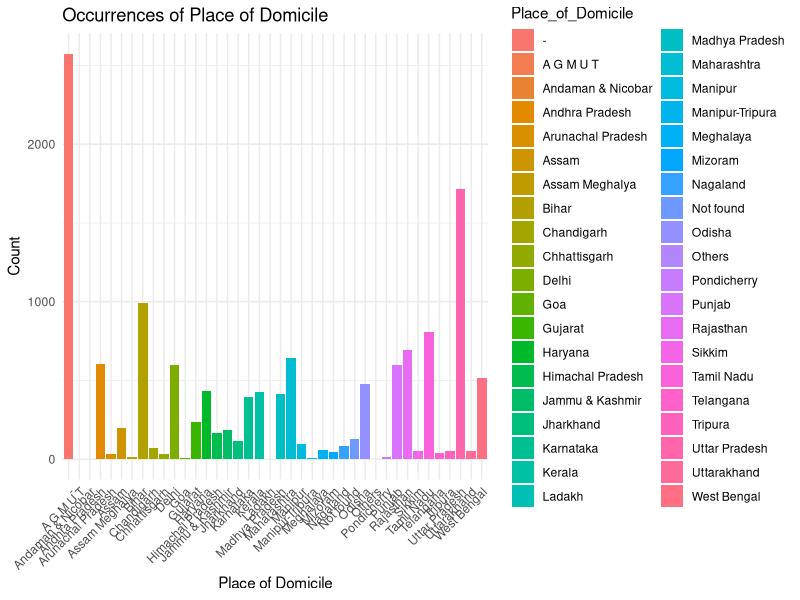

The R source for this figure:
# Load the required libraries
library(ggplot2)
library(dplyr)

# Read dataset and convert it into a DataFrame
data <- read.csv("ias-profile.csv")
df <- data.frame(data)

# Count occurrences of each place of domicile
place_counts <- df %>% 
  group_by(Place_of_Domicile) %>% 
  summarise(count = n())

# Open a new graphics device
plot.new()

# Create a bar plot using ggplot
ggplot(place_counts, aes(x = Place_of_Domicile, y = count, fill = Place_of_Domicile)) +
  geom_bar(stat = "identity") +
  labs(title = "Occurrences of Place of Domicile", x = "Place of Domicile", y = "Count") +
  theme_minimal() +
  theme(axis.text.x = element_text(angle = 45, hjust = 1))
